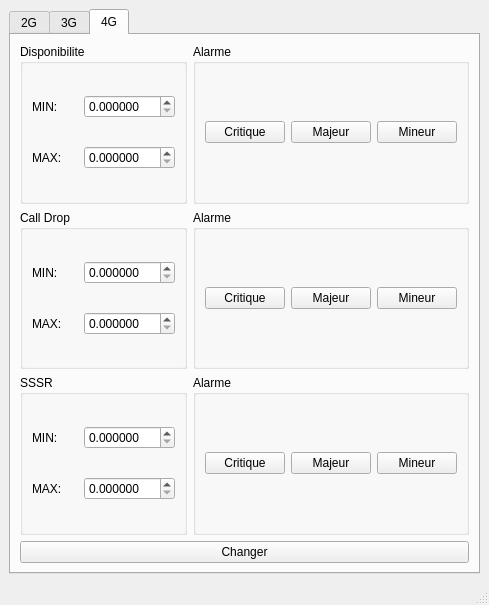
<?xml version="1.0" encoding="UTF-8"?>
<ui version="4.0">
 <class>MainWindow</class>
 <widget class="QMainWindow" name="MainWindow">
  <property name="geometry">
   <rect>
    <x>0</x>
    <y>0</y>
    <width>489</width>
    <height>552</height>
   </rect>
  </property>
  <property name="windowTitle">
   <string>MainWindow</string>
  </property>
  <widget class="QWidget" name="centralwidget">
   <layout class="QHBoxLayout" name="horizontalLayout">
    <item>
     <widget class="QTabWidget" name="tabWidget">
      <property name="tabPosition">
       <enum>QTabWidget::North</enum>
      </property>
      <property name="currentIndex">
       <number>2</number>
      </property>
      <widget class="QWidget" name="tab">
       <attribute name="title">
        <string>2G</string>
       </attribute>
       <layout class="QGridLayout" name="gridLayout">
        <item row="0" column="0">
         <widget class="QGroupBox" name="groupBox_15">
          <property name="title">
           <string>TCH Congestion</string>
          </property>
          <layout class="QGridLayout" name="gridLayout_4">
           <item row="0" column="0">
            <widget class="QLabel" name="label">
             <property name="text">
              <string>MIN:</string>
             </property>
            </widget>
           </item>
           <item row="0" column="1">
            <widget class="QDoubleSpinBox" name="tch2g1">
             <property name="decimals">
              <number>6</number>
             </property>
             <property name="maximum">
              <double>100.000000000000000</double>
             </property>
            </widget>
           </item>
           <item row="1" column="0">
            <widget class="QLabel" name="label_2">
             <property name="text">
              <string>MAX:</string>
             </property>
            </widget>
           </item>
           <item row="1" column="1">
            <widget class="QDoubleSpinBox" name="tch2g2">
             <property name="decimals">
              <number>6</number>
             </property>
             <property name="maximum">
              <double>100.000000000000000</double>
             </property>
            </widget>
           </item>
          </layout>
         </widget>
        </item>
        <item row="0" column="1">
         <widget class="QGroupBox" name="groupBox_40">
          <property name="title">
           <string>Alarme</string>
          </property>
          <layout class="QHBoxLayout" name="horizontalLayout_32">
           <item>
            <widget class="QPushButton" name="tch2g_1">
             <property name="text">
              <string>Critique</string>
             </property>
            </widget>
           </item>
           <item>
            <widget class="QPushButton" name="tch2g_2">
             <property name="text">
              <string>Majeur</string>
             </property>
            </widget>
           </item>
           <item>
            <widget class="QPushButton" name="tch2g_3">
             <property name="text">
              <string>Mineur</string>
             </property>
            </widget>
           </item>
          </layout>
         </widget>
        </item>
        <item row="1" column="0">
         <widget class="QGroupBox" name="groupBox_16">
          <property name="title">
           <string>Disponibilite</string>
          </property>
          <layout class="QGridLayout" name="gridLayout_5">
           <item row="0" column="0">
            <widget class="QLabel" name="label_3">
             <property name="text">
              <string>MIN:</string>
             </property>
            </widget>
           </item>
           <item row="0" column="1">
            <widget class="QDoubleSpinBox" name="dis2g1">
             <property name="decimals">
              <number>6</number>
             </property>
             <property name="maximum">
              <double>100.000000000000000</double>
             </property>
            </widget>
           </item>
           <item row="1" column="0">
            <widget class="QLabel" name="label_4">
             <property name="text">
              <string>MAX:</string>
             </property>
            </widget>
           </item>
           <item row="1" column="1">
            <widget class="QDoubleSpinBox" name="dis2g2">
             <property name="decimals">
              <number>6</number>
             </property>
             <property name="maximum">
              <double>100.000000000000000</double>
             </property>
            </widget>
           </item>
          </layout>
         </widget>
        </item>
        <item row="1" column="1">
         <widget class="QGroupBox" name="groupBox_41">
          <property name="title">
           <string>Alarme</string>
          </property>
          <layout class="QHBoxLayout" name="horizontalLayout_33">
           <item>
            <widget class="QPushButton" name="dis2g_1">
             <property name="text">
              <string>Critique</string>
             </property>
            </widget>
           </item>
           <item>
            <widget class="QPushButton" name="dis2g_2">
             <property name="text">
              <string>Majeur</string>
             </property>
            </widget>
           </item>
           <item>
            <widget class="QPushButton" name="dis2g_3">
             <property name="text">
              <string>Mineur</string>
             </property>
            </widget>
           </item>
          </layout>
         </widget>
        </item>
        <item row="2" column="0">
         <widget class="QGroupBox" name="groupBox_17">
          <property name="title">
           <string>Call Drop</string>
          </property>
          <layout class="QGridLayout" name="gridLayout_6">
           <item row="0" column="0">
            <widget class="QLabel" name="label_5">
             <property name="text">
              <string>MIN:</string>
             </property>
            </widget>
           </item>
           <item row="0" column="1">
            <widget class="QDoubleSpinBox" name="cdrop2g1">
             <property name="decimals">
              <number>6</number>
             </property>
             <property name="maximum">
              <double>100.000000000000000</double>
             </property>
            </widget>
           </item>
           <item row="1" column="0">
            <widget class="QLabel" name="label_6">
             <property name="text">
              <string>MAX:</string>
             </property>
            </widget>
           </item>
           <item row="1" column="1">
            <widget class="QDoubleSpinBox" name="cdrop2g2">
             <property name="decimals">
              <number>6</number>
             </property>
             <property name="maximum">
              <double>100.000000000000000</double>
             </property>
            </widget>
           </item>
          </layout>
         </widget>
        </item>
        <item row="2" column="1">
         <widget class="QGroupBox" name="groupBox_42">
          <property name="title">
           <string>Alarme</string>
          </property>
          <layout class="QHBoxLayout" name="horizontalLayout_34">
           <item>
            <widget class="QPushButton" name="calldrop2g_1">
             <property name="text">
              <string>Critique</string>
             </property>
            </widget>
           </item>
           <item>
            <widget class="QPushButton" name="calldrop2g_2">
             <property name="text">
              <string>Majeur</string>
             </property>
            </widget>
           </item>
           <item>
            <widget class="QPushButton" name="calldrop2g_3">
             <property name="text">
              <string>Mineur</string>
             </property>
            </widget>
           </item>
          </layout>
         </widget>
        </item>
        <item row="3" column="0" colspan="2">
         <widget class="QPushButton" name="update1">
          <property name="text">
           <string>Changer</string>
          </property>
         </widget>
        </item>
       </layout>
      </widget>
      <widget class="QWidget" name="tab_2">
       <attribute name="title">
        <string>3G</string>
       </attribute>
       <layout class="QGridLayout" name="gridLayout_2">
        <item row="0" column="0">
         <widget class="QGroupBox" name="groupBox_43">
          <property name="title">
           <string>Disponibilite</string>
          </property>
          <layout class="QGridLayout" name="gridLayout_7">
           <item row="0" column="0">
            <widget class="QLabel" name="label_7">
             <property name="text">
              <string>MIN:</string>
             </property>
            </widget>
           </item>
           <item row="0" column="1">
            <widget class="QDoubleSpinBox" name="dis3g1">
             <property name="decimals">
              <number>6</number>
             </property>
             <property name="maximum">
              <double>100.000000000000000</double>
             </property>
            </widget>
           </item>
           <item row="1" column="0">
            <widget class="QLabel" name="label_8">
             <property name="text">
              <string>MAX:</string>
             </property>
            </widget>
           </item>
           <item row="1" column="1">
            <widget class="QDoubleSpinBox" name="dis3g2">
             <property name="decimals">
              <number>6</number>
             </property>
             <property name="maximum">
              <double>100.000000000000000</double>
             </property>
            </widget>
           </item>
          </layout>
         </widget>
        </item>
        <item row="0" column="1">
         <widget class="QGroupBox" name="groupBox_44">
          <property name="title">
           <string>Alarme</string>
          </property>
          <layout class="QHBoxLayout" name="horizontalLayout_35">
           <item>
            <widget class="QPushButton" name="t1">
             <property name="text">
              <string>Critique</string>
             </property>
            </widget>
           </item>
           <item>
            <widget class="QPushButton" name="t2">
             <property name="text">
              <string>Majeur</string>
             </property>
            </widget>
           </item>
           <item>
            <widget class="QPushButton" name="t3">
             <property name="text">
              <string>Mineur</string>
             </property>
            </widget>
           </item>
          </layout>
         </widget>
        </item>
        <item row="1" column="0">
         <widget class="QGroupBox" name="groupBox_45">
          <property name="title">
           <string>CS Drop</string>
          </property>
          <layout class="QGridLayout" name="gridLayout_8">
           <item row="0" column="0">
            <widget class="QLabel" name="label_9">
             <property name="text">
              <string>MIN:</string>
             </property>
            </widget>
           </item>
           <item row="0" column="1">
            <widget class="QDoubleSpinBox" name="csdrop3g1">
             <property name="decimals">
              <number>6</number>
             </property>
             <property name="maximum">
              <double>100.000000000000000</double>
             </property>
            </widget>
           </item>
           <item row="1" column="0">
            <widget class="QLabel" name="label_10">
             <property name="text">
              <string>MAX:</string>
             </property>
            </widget>
           </item>
           <item row="1" column="1">
            <widget class="QDoubleSpinBox" name="csdrop3g2">
             <property name="decimals">
              <number>6</number>
             </property>
             <property name="maximum">
              <double>100.000000000000000</double>
             </property>
            </widget>
           </item>
          </layout>
         </widget>
        </item>
        <item row="1" column="1">
         <widget class="QGroupBox" name="groupBox_46">
          <property name="title">
           <string>Alarme</string>
          </property>
          <layout class="QHBoxLayout" name="horizontalLayout_36">
           <item>
            <widget class="QPushButton" name="q1">
             <property name="text">
              <string>Critique</string>
             </property>
            </widget>
           </item>
           <item>
            <widget class="QPushButton" name="q2">
             <property name="text">
              <string>Majeur</string>
             </property>
            </widget>
           </item>
           <item>
            <widget class="QPushButton" name="q3">
             <property name="text">
              <string>Mineur</string>
             </property>
            </widget>
           </item>
          </layout>
         </widget>
        </item>
        <item row="2" column="0">
         <widget class="QGroupBox" name="groupBox_47">
          <property name="title">
           <string>PS Drop</string>
          </property>
          <layout class="QGridLayout" name="gridLayout_9">
           <item row="0" column="0">
            <widget class="QLabel" name="label_11">
             <property name="text">
              <string>MIN:</string>
             </property>
            </widget>
           </item>
           <item row="0" column="1">
            <widget class="QDoubleSpinBox" name="psdrop3g1">
             <property name="decimals">
              <number>6</number>
             </property>
             <property name="maximum">
              <double>100.000000000000000</double>
             </property>
            </widget>
           </item>
           <item row="1" column="0">
            <widget class="QLabel" name="label_12">
             <property name="text">
              <string>MAX:</string>
             </property>
            </widget>
           </item>
           <item row="1" column="1">
            <widget class="QDoubleSpinBox" name="psdrop3g2">
             <property name="decimals">
              <number>6</number>
             </property>
             <property name="maximum">
              <double>100.000000000000000</double>
             </property>
            </widget>
           </item>
          </layout>
         </widget>
        </item>
        <item row="2" column="1">
         <widget class="QGroupBox" name="groupBox_48">
          <property name="title">
           <string>Alarme</string>
          </property>
          <layout class="QHBoxLayout" name="horizontalLayout_37">
           <item>
            <widget class="QPushButton" name="w1">
             <property name="text">
              <string>Critique</string>
             </property>
            </widget>
           </item>
           <item>
            <widget class="QPushButton" name="w2">
             <property name="text">
              <string>Majeur</string>
             </property>
            </widget>
           </item>
           <item>
            <widget class="QPushButton" name="w3">
             <property name="text">
              <string>Mineur</string>
             </property>
            </widget>
           </item>
          </layout>
         </widget>
        </item>
        <item row="3" column="0">
         <widget class="QGroupBox" name="groupBox_49">
          <property name="title">
           <string>CSSR CS</string>
          </property>
          <layout class="QGridLayout" name="gridLayout_10">
           <item row="0" column="0">
            <widget class="QLabel" name="label_13">
             <property name="text">
              <string>MIN:</string>
             </property>
            </widget>
           </item>
           <item row="0" column="1">
            <widget class="QDoubleSpinBox" name="cssrcs3g1">
             <property name="decimals">
              <number>6</number>
             </property>
             <property name="maximum">
              <double>100.000000000000000</double>
             </property>
            </widget>
           </item>
           <item row="1" column="0">
            <widget class="QLabel" name="label_14">
             <property name="text">
              <string>MAX:</string>
             </property>
            </widget>
           </item>
           <item row="1" column="1">
            <widget class="QDoubleSpinBox" name="cssrcs3g2">
             <property name="decimals">
              <number>6</number>
             </property>
             <property name="maximum">
              <double>100.000000000000000</double>
             </property>
            </widget>
           </item>
          </layout>
         </widget>
        </item>
        <item row="3" column="1">
         <widget class="QGroupBox" name="groupBox_50">
          <property name="title">
           <string>Alarme</string>
          </property>
          <layout class="QHBoxLayout" name="horizontalLayout_38">
           <item>
            <widget class="QPushButton" name="e1">
             <property name="text">
              <string>Critique</string>
             </property>
            </widget>
           </item>
           <item>
            <widget class="QPushButton" name="e2">
             <property name="text">
              <string>Majeur</string>
             </property>
            </widget>
           </item>
           <item>
            <widget class="QPushButton" name="e3">
             <property name="text">
              <string>Mineur</string>
             </property>
            </widget>
           </item>
          </layout>
         </widget>
        </item>
        <item row="4" column="0">
         <widget class="QGroupBox" name="groupBox_51">
          <property name="title">
           <string>CSSR PS</string>
          </property>
          <layout class="QGridLayout" name="gridLayout_11">
           <item row="0" column="0">
            <widget class="QLabel" name="label_15">
             <property name="text">
              <string>MIN:</string>
             </property>
            </widget>
           </item>
           <item row="0" column="1">
            <widget class="QDoubleSpinBox" name="cssrps3g1">
             <property name="decimals">
              <number>6</number>
             </property>
             <property name="maximum">
              <double>100.000000000000000</double>
             </property>
            </widget>
           </item>
           <item row="1" column="0">
            <widget class="QLabel" name="label_16">
             <property name="text">
              <string>MAX:</string>
             </property>
            </widget>
           </item>
           <item row="1" column="1">
            <widget class="QDoubleSpinBox" name="cssrps3g2">
             <property name="decimals">
              <number>6</number>
             </property>
             <property name="maximum">
              <double>100.000000000000000</double>
             </property>
            </widget>
           </item>
          </layout>
         </widget>
        </item>
        <item row="4" column="1">
         <widget class="QGroupBox" name="groupBox_52">
          <property name="title">
           <string>Alarme</string>
          </property>
          <layout class="QHBoxLayout" name="horizontalLayout_39">
           <item>
            <widget class="QPushButton" name="y1">
             <property name="text">
              <string>Critique</string>
             </property>
            </widget>
           </item>
           <item>
            <widget class="QPushButton" name="y2">
             <property name="text">
              <string>Majeur</string>
             </property>
            </widget>
           </item>
           <item>
            <widget class="QPushButton" name="y3">
             <property name="text">
              <string>Mineur</string>
             </property>
            </widget>
           </item>
          </layout>
         </widget>
        </item>
        <item row="5" column="0" colspan="2">
         <widget class="QPushButton" name="update2">
          <property name="text">
           <string>Changer</string>
          </property>
         </widget>
        </item>
       </layout>
      </widget>
      <widget class="QWidget" name="G">
       <attribute name="title">
        <string>4G</string>
       </attribute>
       <layout class="QGridLayout" name="gridLayout_3">
        <item row="0" column="1">
         <widget class="QGroupBox" name="groupBox_53">
          <property name="title">
           <string>Alarme</string>
          </property>
          <layout class="QHBoxLayout" name="horizontalLayout_40">
           <item>
            <widget class="QPushButton" name="u1">
             <property name="text">
              <string>Critique</string>
             </property>
            </widget>
           </item>
           <item>
            <widget class="QPushButton" name="u2">
             <property name="text">
              <string>Majeur</string>
             </property>
            </widget>
           </item>
           <item>
            <widget class="QPushButton" name="u3">
             <property name="text">
              <string>Mineur</string>
             </property>
            </widget>
           </item>
          </layout>
         </widget>
        </item>
        <item row="2" column="0">
         <widget class="QGroupBox" name="groupBox_20">
          <property name="title">
           <string>SSSR</string>
          </property>
          <layout class="QGridLayout" name="gridLayout_14">
           <item row="0" column="0">
            <widget class="QLabel" name="label_21">
             <property name="text">
              <string>MIN:</string>
             </property>
            </widget>
           </item>
           <item row="0" column="1">
            <widget class="QDoubleSpinBox" name="sssr4g1">
             <property name="decimals">
              <number>6</number>
             </property>
             <property name="maximum">
              <double>100.000000000000000</double>
             </property>
            </widget>
           </item>
           <item row="1" column="0">
            <widget class="QLabel" name="label_22">
             <property name="text">
              <string>MAX:</string>
             </property>
            </widget>
           </item>
           <item row="1" column="1">
            <widget class="QDoubleSpinBox" name="sssr4g2">
             <property name="decimals">
              <number>6</number>
             </property>
             <property name="maximum">
              <double>100.000000000000000</double>
             </property>
            </widget>
           </item>
          </layout>
         </widget>
        </item>
        <item row="2" column="1">
         <widget class="QGroupBox" name="groupBox_55">
          <property name="title">
           <string>Alarme</string>
          </property>
          <layout class="QHBoxLayout" name="horizontalLayout_42">
           <item>
            <widget class="QPushButton" name="o1">
             <property name="text">
              <string>Critique</string>
             </property>
            </widget>
           </item>
           <item>
            <widget class="QPushButton" name="o2">
             <property name="text">
              <string>Majeur</string>
             </property>
            </widget>
           </item>
           <item>
            <widget class="QPushButton" name="o3">
             <property name="text">
              <string>Mineur</string>
             </property>
            </widget>
           </item>
          </layout>
         </widget>
        </item>
        <item row="3" column="0" colspan="2">
         <widget class="QPushButton" name="update3">
          <property name="text">
           <string>Changer</string>
          </property>
         </widget>
        </item>
        <item row="1" column="0">
         <widget class="QGroupBox" name="groupBox_18">
          <property name="title">
           <string>Call Drop</string>
          </property>
          <layout class="QGridLayout" name="gridLayout_13">
           <item row="0" column="0">
            <widget class="QLabel" name="label_19">
             <property name="text">
              <string>MIN:</string>
             </property>
            </widget>
           </item>
           <item row="0" column="1">
            <widget class="QDoubleSpinBox" name="calldrop4g1">
             <property name="decimals">
              <number>6</number>
             </property>
             <property name="maximum">
              <double>100.000000000000000</double>
             </property>
            </widget>
           </item>
           <item row="1" column="0">
            <widget class="QLabel" name="label_20">
             <property name="text">
              <string>MAX:</string>
             </property>
            </widget>
           </item>
           <item row="1" column="1">
            <widget class="QDoubleSpinBox" name="calldrop4g2">
             <property name="decimals">
              <number>6</number>
             </property>
             <property name="maximum">
              <double>100.000000000000000</double>
             </property>
            </widget>
           </item>
          </layout>
         </widget>
        </item>
        <item row="1" column="1">
         <widget class="QGroupBox" name="groupBox_54">
          <property name="title">
           <string>Alarme</string>
          </property>
          <layout class="QHBoxLayout" name="horizontalLayout_41">
           <item>
            <widget class="QPushButton" name="i1">
             <property name="text">
              <string>Critique</string>
             </property>
            </widget>
           </item>
           <item>
            <widget class="QPushButton" name="i2">
             <property name="text">
              <string>Majeur</string>
             </property>
            </widget>
           </item>
           <item>
            <widget class="QPushButton" name="i3">
             <property name="text">
              <string>Mineur</string>
             </property>
            </widget>
           </item>
          </layout>
         </widget>
        </item>
        <item row="0" column="0">
         <widget class="QGroupBox" name="groupBox_19">
          <property name="title">
           <string>Disponibilite</string>
          </property>
          <layout class="QGridLayout" name="gridLayout_12">
           <item row="0" column="0">
            <widget class="QLabel" name="label_17">
             <property name="text">
              <string>MIN:</string>
             </property>
            </widget>
           </item>
           <item row="0" column="1">
            <widget class="QDoubleSpinBox" name="disp4g1">
             <property name="decimals">
              <number>6</number>
             </property>
             <property name="maximum">
              <double>100.000000000000000</double>
             </property>
            </widget>
           </item>
           <item row="1" column="0">
            <widget class="QLabel" name="label_18">
             <property name="text">
              <string>MAX:</string>
             </property>
            </widget>
           </item>
           <item row="1" column="1">
            <widget class="QDoubleSpinBox" name="disp4g2">
             <property name="decimals">
              <number>6</number>
             </property>
             <property name="maximum">
              <double>100.000000000000000</double>
             </property>
            </widget>
           </item>
          </layout>
         </widget>
        </item>
       </layout>
      </widget>
     </widget>
    </item>
   </layout>
  </widget>
  <widget class="QMenuBar" name="menubar">
   <property name="geometry">
    <rect>
     <x>0</x>
     <y>0</y>
     <width>489</width>
     <height>21</height>
    </rect>
   </property>
  </widget>
  <widget class="QStatusBar" name="statusbar"/>
 </widget>
 <resources/>
 <connections/>
</ui>
